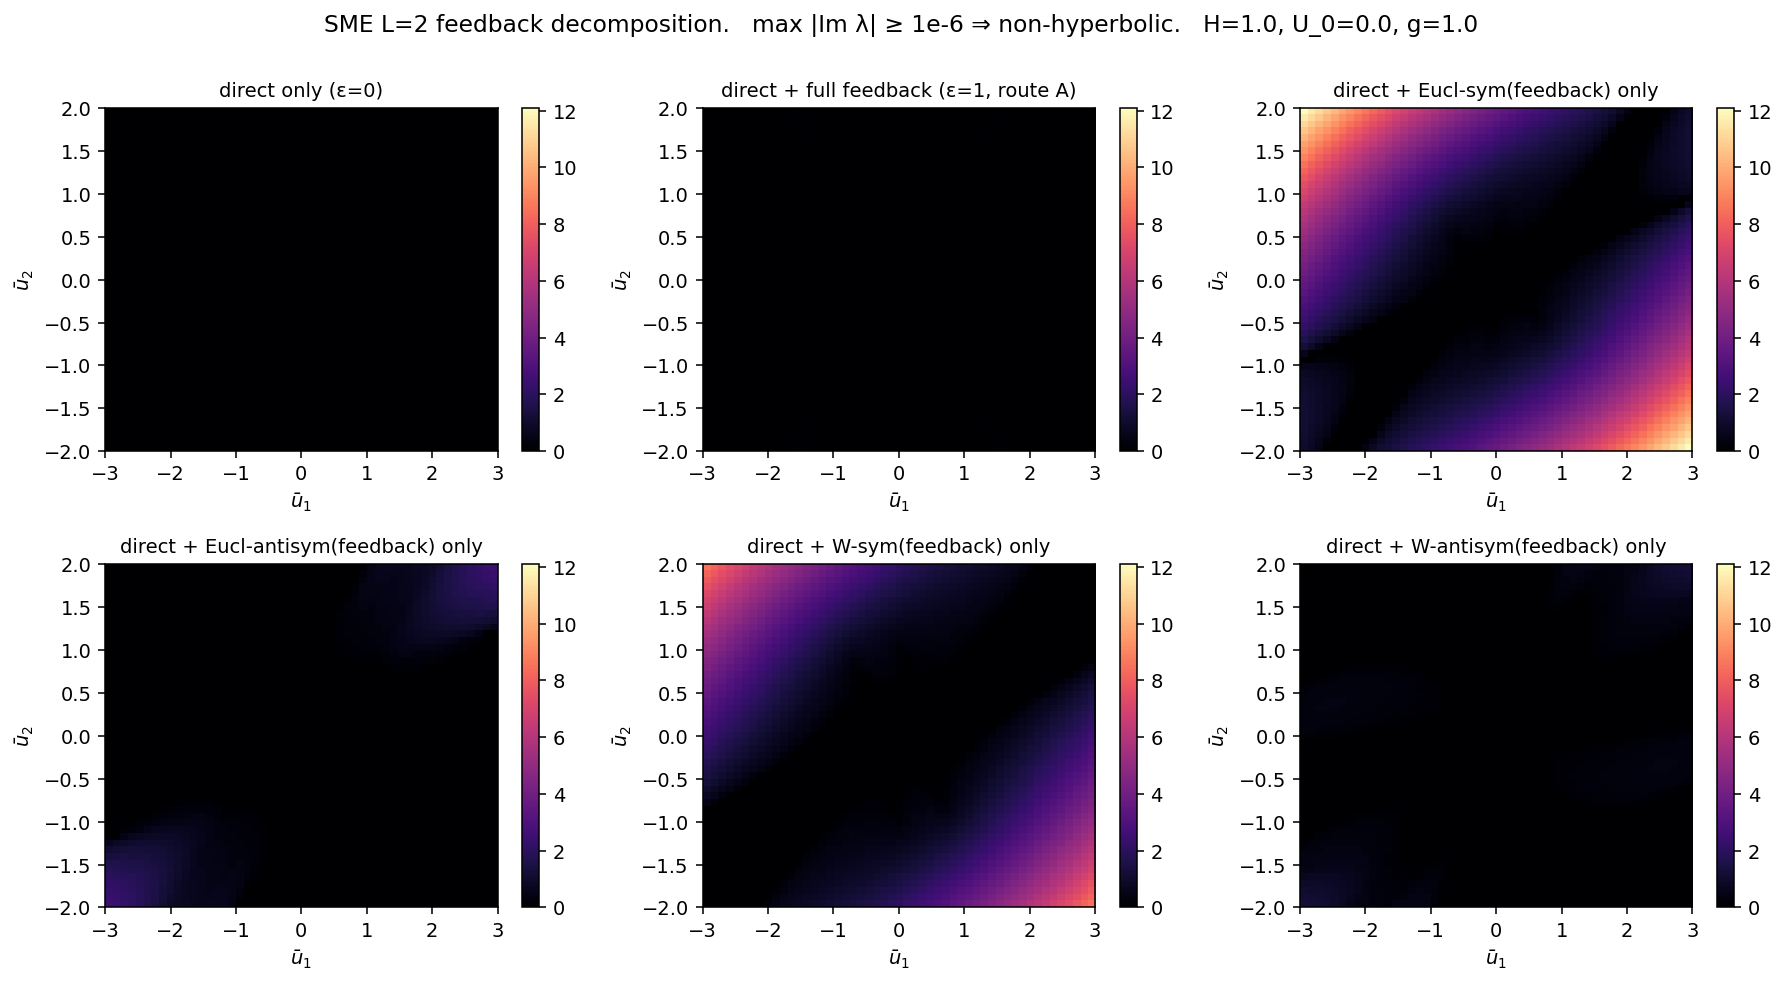

This figure's Python source:
"""SME L=2 — symmetric / antisymmetric decomposition of the
feedback contribution.

Building on the block decomposition of route B's pencil:

   M_x_eff(ε) = M_x_uu  +  ε · feedback,        feedback = − M_0_uw · M_0_aw⁻¹ · M_x_au

the principal-symbol matrix is

   A(ε)        = M_t_uu⁻¹ · M_x_eff(ε)
                = A_direct  +  ε · A_feedback

where A_feedback = M_t_uu⁻¹ · feedback.  Decompose A_feedback into
symmetric + antisymmetric pieces (w.r.t. some inner product).  We
explore two inner products:

  (a) Euclidean  (just the matrix transpose).
  (b) Energy-weighted: ⟨x, y⟩_W = xᵀ W y with W = diag(g, h, h/3, h/5)
      (the natural projection-of-energy weights).  Symmetric w.r.t. W
      means ``W · A = (W · A)ᵀ``.

For each, we compute eigenvalues of:

  • A_direct        — no feedback (the ε=0 baseline; fully hyperbolic).
  • A_direct + A_feedback        — full SME (ε=1).
  • A_direct + sym-only feedback — keep only the W-symmetric part.
  • A_direct + anti-only feedback — keep only the W-antisymmetric part.

A model that's symmetrisable (∃ S>0 such that S·M_x is symmetric) has
purely real eigenvalues.  If the bad behaviour lives in the
antisymmetric part, retaining only the symmetric part of the feedback
gives a structure-preserving regularisation.

Run:
    python tutorials/sme/sme_l2_feedback_decomposition.py
    python tutorials/sme/sme_l2_feedback_decomposition.py --no-plot
"""
from __future__ import annotations

import argparse
import sys

import numpy as np
import sympy as sp

sys.path.insert(0, sys.argv[0].rsplit("/", 1)[0])
from sme_l2_hyperbolicity_compare import (              # noqa: E402
    build_route_b, _flat_bottom, h, u_0, u_1, u_2, g,
)

from zoomy_core.analysis import linearise, extract_quasilinear_pencil


def _split_W_sym(A, W):
    """Decompose A = A_s + A_a where A_s is W-symmetric and A_a
    W-antisymmetric: W A_s = (W A_s)ᵀ.  Returns (A_s, A_a)."""
    WA = W @ A
    WA_sym = 0.5 * (WA + WA.T)
    WA_anti = 0.5 * (WA - WA.T)
    A_s = np.linalg.solve(W, WA_sym)
    A_a = np.linalg.solve(W, WA_anti)
    return A_s, A_a


def _max_im(eigs):
    eigs = eigs[np.isfinite(eigs)]
    return float(np.max(np.abs(np.imag(eigs))) if eigs.size else 0)


def main():
    parser = argparse.ArgumentParser(description=__doc__.split("\n\n")[0])
    parser.add_argument("--no-plot", action="store_true")
    parser.add_argument("--U1-max", type=float, default=3.0)
    parser.add_argument("--U2-max", type=float, default=2.0)
    parser.add_argument("--n-points", type=int, default=51)
    parser.add_argument("--g", type=float, default=1.0)
    parser.add_argument("--H", type=float, default=1.0)
    parser.add_argument("--U0", type=float, default=0.0)
    args = parser.parse_args()

    print("=" * 70)
    print("SME L=2 feedback decomposition (W-symmetric vs antisymmetric)")
    print("=" * 70)

    sys_b = _flat_bottom(build_route_b())
    base_b = {f: sp.Symbol(f.func.__name__ + "_bar", real=True)
              for f in sys_b.fields}
    lin_b = linearise(sys_b, base_b)
    M_t_b, [M_x_b], M_0_b = extract_quasilinear_pencil(lin_b)

    M_t_uu = M_t_b[:4, :4]
    M_x_uu = M_x_b[:4, :4]
    M_x_au = M_x_b[4:, :4]
    M_0_uw = M_0_b[:4, 4:]
    M_0_aw = M_0_b[4:, 4:]
    feedback = -M_0_uw * M_0_aw.inv() * M_x_au

    h_bar, u0_bar, u1_bar, u2_bar = (base_b[h], base_b[u_0],
                                      base_b[u_1], base_b[u_2])
    syms = [g, h_bar, u0_bar, u1_bar, u2_bar]
    f_M_t = sp.lambdify(syms, M_t_uu, modules="numpy")
    f_M_x_uu = sp.lambdify(syms, M_x_uu, modules="numpy")
    f_feedback = sp.lambdify(syms, feedback, modules="numpy")

    u1_grid = np.linspace(-args.U1_max, args.U1_max, args.n_points)
    u2_grid = np.linspace(-args.U2_max, args.U2_max, args.n_points)

    cases = ["direct only (ε=0)",
             "direct + full feedback (ε=1, route A)",
             "direct + Eucl-sym(feedback) only",
             "direct + Eucl-antisym(feedback) only",
             "direct + W-sym(feedback) only",
             "direct + W-antisym(feedback) only"]
    nh_maps = {label: np.zeros((args.n_points, args.n_points)) for label in cases}

    for i, U1 in enumerate(u1_grid):
        for j, U2 in enumerate(u2_grid):
            params = (args.g, args.H, args.U0, float(U1), float(U2))
            Mt = np.asarray(f_M_t(*params), dtype=float)
            Mxu = np.asarray(f_M_x_uu(*params), dtype=float)
            F = np.asarray(f_feedback(*params), dtype=float)

            # Principal-symbol matrices: A = Mt^{-1} (M_x_uu + α·feedback')
            # where feedback' is full / sym / antisym.
            try:
                Mt_inv = np.linalg.inv(Mt)
            except np.linalg.LinAlgError:
                continue
            A_direct = Mt_inv @ Mxu
            A_full = A_direct + Mt_inv @ F

            # Euclidean sym/antisym of the principal-symbol contribution
            # of the feedback alone:
            A_fb = Mt_inv @ F
            A_fb_sym_eucl  = 0.5 * (A_fb + A_fb.T)
            A_fb_anti_eucl = 0.5 * (A_fb - A_fb.T)

            # Energy-weighted W = diag(g, h, h/3, h/5):
            W = np.diag([args.g, args.H, args.H / 3.0, args.H / 5.0])
            A_fb_sym_W, A_fb_anti_W = _split_W_sym(A_fb, W)

            cases_mats = {
                cases[0]: A_direct,
                cases[1]: A_full,
                cases[2]: A_direct + A_fb_sym_eucl,
                cases[3]: A_direct + A_fb_anti_eucl,
                cases[4]: A_direct + A_fb_sym_W,
                cases[5]: A_direct + A_fb_anti_W,
            }
            for label, A in cases_mats.items():
                eigs = np.linalg.eigvals(A)
                nh_maps[label][j, i] = _max_im(eigs)

    print("\nNon-hyperbolic fraction of the (u_1, u_2) grid (max |Im λ| > 1e-6):\n")
    for label in cases:
        frac = float(np.mean(nh_maps[label] > 1e-6))
        peak = float(np.max(nh_maps[label]))
        print(f"  {label:48s}  {frac:7.2%}   peak |Im λ| = {peak:.3f}")

    if not args.no_plot:
        import matplotlib.pyplot as plt
        v_max = max(np.max(m) for m in nh_maps.values())
        v_max = max(v_max, 1e-12)
        extent = [-args.U1_max, args.U1_max, -args.U2_max, args.U2_max]

        fig, axes = plt.subplots(2, 3, figsize=(13, 7))
        for ax, label in zip(axes.flat, cases):
            im = ax.imshow(nh_maps[label], extent=extent, origin="lower",
                           aspect="auto", cmap="magma", vmin=0, vmax=v_max)
            ax.set_title(label, fontsize=10)
            ax.set_xlabel(r"$\bar u_1$")
            ax.set_ylabel(r"$\bar u_2$")
            plt.colorbar(im, ax=ax)
        fig.suptitle(
            f"SME L=2 feedback decomposition.   "
            f"max |Im λ| ≥ 1e-6 ⇒ non-hyperbolic.   "
            f"H={args.H}, U_0={args.U0}, g={args.g}", y=1.00)
        fig.tight_layout()
        out_path = "tutorials/sme/sme_l2_feedback_decomposition.png"
        fig.savefig(out_path, dpi=140, bbox_inches="tight")
        print(f"\nPlot saved: {out_path}")

    return 0


if __name__ == "__main__":
    sys.exit(main())
